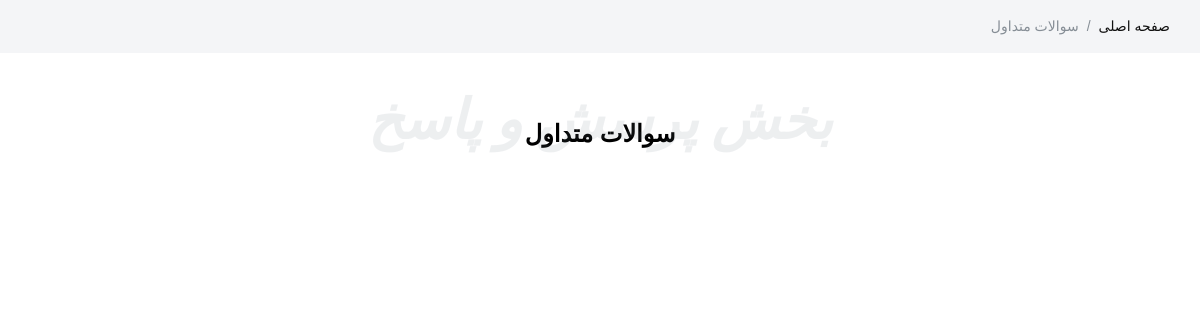
/question-common, run on an earlier commit of the app's database.
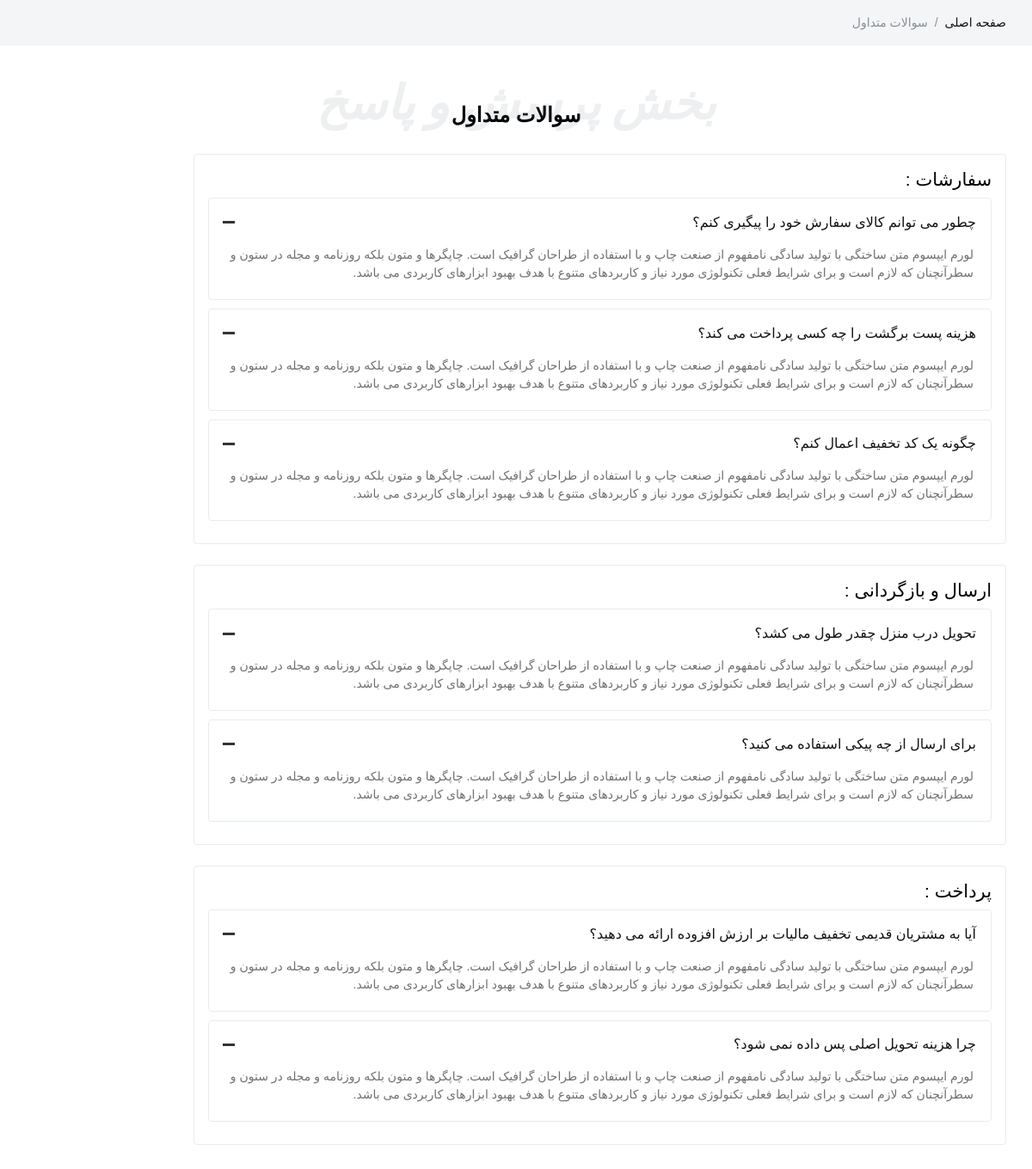
And on a later commit of the database.
### site_setting/models.py (models this page shows, shortened)
class QuestionCommonGroup(models.Model):
    title = models.CharField(max_length=200, verbose_name='عنوان')
    class Meta:
        verbose_name = 'دسته بندی سوالات متداول'
        verbose_name_plural = 'دسته بندی های سوالات متداول'

class QuestionCommon(models.Model):
    question = models.CharField(max_length=200, verbose_name='سوال')
    response = models.TextField(verbose_name='پاسخ')
    question_common_group = models.ForeignKey(to=QuestionCommonGroup, null=True, blank=True, on_delete=models.CASCADE, verbose_name='دسته بندی')
    is_active = models.BooleanField(default=True, verbose_name='فعال / غیرفعال')
    class Meta:
        verbose_name = 'سوال متداول'
        verbose_name_plural = 'سوالات متداول'

### base/views.py (the view)
# urls.py: path('question-common', views.question_common_view, name='question_common_page_view'),
def question_common_view(request: HttpRequest):
    question_common_group = QuestionCommonGroup.objects.all()
    context = {
        'question_common_group': question_common_group,
    }
    return render(request, 'base/questions-common.html', context=context)

### base/templatetags/layout_items.py (called while the page is built)
@register.inclusion_tag('base/site-login-component.html', takes_context=True)
def site_login_component(context):
    login_form = LoginForm()
    return {
        'login_form': login_form,
        'context': context
    }

@register.inclusion_tag('base/site-search-component.html')
def site_search_component():
    return

### base/templates/base/questions-common.html (shortened to what this page needs)
{% extends 'shared/layout.html' %}
{% load static %}
{% block content %}
    <div class="gray py-3">
        <div class="container">
            <div class="row">
                <div class="colxl-12 col-lg-12 col-md-12">
                    <nav aria-label="breadcrumb text-right">
                        <ol class="breadcrumb">
                            <li class="breadcrumb-item"><a href="{% url 'home_page_view' %}">صفحه اصلی</a></li>
                            <li class="breadcrumb-item active" aria-current="page">سوالات متداول</li>
                        </ol>
                    </nav>
                </div>
            </div>
        </div>
    </div>
    <section class="middle">
        <div class="container">
            <div class="row justify-content-center">
                <div class="col-xl-12 col-lg-12 col-md-12 col-sm-12">
                    <div class="sec_title position-relative text-center">
                        <h2 class="off_title">بخش پرسش و پاسخ</h2>
                        <h3 class="ft-bold pt-3">سوالات متداول</h3>
                    </div>
                </div>
            </div>
            <div class="row align-items-center justify-content-between">
                <div class="col-xl-10 col-lg-11 col-md-12 col-sm-12">
                    {% for group in question_common_group %}
                    <div class="d-block position-relative border rounded py-3 px-3 mb-4">
                        <h4 class="ft-medium">{{ group.title }} :</h4>
                        <div id="accordion" class="accordion">
                            {% for question in group.questioncommon_set.all %}
                            <div class="card">
                                <div class="card-header" id="h1">
                                    <h5 class="mb-0">
                                        <button class="btn btn-link" data-toggle="collapse" data-target="#ord1"
                                                aria-expanded="true" aria-controls="ord1">
                                            {{ question.question }}
                                        </button>
                                    </h5>
                                </div>
                                <div id="ord1" class="collapse show" aria-labelledby="h1" data-parent="#accordion">
                                    <div class="card-body">
                                        {{ question.response }}
                                    </div>
                                </div>
                            </div>
                            {% endfor %}
                        </div>
                    </div>
                    {% endfor %}
                </div>
            </div>
        </div>
    </section>
{% endblock %}

### templates/shared/layout.html (shortened to what this page needs)
{% load layout_items %}
{% load render_partial %}
{% load static %}
<!DOCTYPE html>
<html lang="fa" dir="rtl">
<head>
    <link href="{% static 'css/styles.css' %}" rel="stylesheet">
</head>
<body>
{% block content %}{% endblock %}
</body>
</html>

### base/templates/base/site-search-component.html (shortened to what this page needs)
{% load layout_items %}
{% load static %}

### base/templates/base/site-login-component.html (shortened to what this page needs)
{% load layout_items %}
{% load static %}

### templates/shared/footer-references.html (shortened to what this page needs)
{% load static %}

What changed in the data, as far as the page shows it:
added QuestionCommonGroup: title "سفارشات"
added QuestionCommon: question "چطور می توانم کالای سفارش خود را پیگیری کنم؟", response "لورم ایپسوم متن ساختگی با تولید سادگی نامفهوم از صنعت چاپ و با استفاده از طراحان گرافیک است. چاپگرها و متون بلکه روزنامه و مجله در ستون و سطرآنچنان که لازم است و برای شرایط فعلی تکنولوژی مورد نیاز و کاربردهای متنوع با هدف بهبود ابزارهای کاربردی می باشد.", shown under "سفارشات"
added QuestionCommon: question "هزینه پست برگشت را چه کسی پرداخت می کند؟", response "لورم ایپسوم متن ساختگی با تولید سادگی نامفهوم از صنعت چاپ و با استفاده از طراحان گرافیک است. چاپگرها و متون بلکه روزنامه و مجله در ستون و سطرآنچنان که لازم است و برای شرایط فعلی تکنولوژی مورد نیاز و کاربردهای متنوع با هدف بهبود ابزارهای کاربردی می باشد.", shown under "سفارشات"
added QuestionCommon: question "چگونه یک کد تخفیف اعمال کنم؟", response "لورم ایپسوم متن ساختگی با تولید سادگی نامفهوم از صنعت چاپ و با استفاده از طراحان گرافیک است. چاپگرها و متون بلکه روزنامه و مجله در ستون و سطرآنچنان که لازم است و برای شرایط فعلی تکنولوژی مورد نیاز و کاربردهای متنوع با هدف بهبود ابزارهای کاربردی می باشد.", shown under "سفارشات"
added QuestionCommonGroup: title "ارسال و بازگردانی"
added QuestionCommon: question "تحویل درب منزل چقدر طول می کشد؟", response "لورم ایپسوم متن ساختگی با تولید سادگی نامفهوم از صنعت چاپ و با استفاده از طراحان گرافیک است. چاپگرها و متون بلکه روزنامه و مجله در ستون و سطرآنچنان که لازم است و برای شرایط فعلی تکنولوژی مورد نیاز و کاربردهای متنوع با هدف بهبود ابزارهای کاربردی می باشد.", shown under "ارسال و بازگردانی"
added QuestionCommon: question "برای ارسال از چه پیکی استفاده می کنید؟", response "لورم ایپسوم متن ساختگی با تولید سادگی نامفهوم از صنعت چاپ و با استفاده از طراحان گرافیک است. چاپگرها و متون بلکه روزنامه و مجله در ستون و سطرآنچنان که لازم است و برای شرایط فعلی تکنولوژی مورد نیاز و کاربردهای متنوع با هدف بهبود ابزارهای کاربردی می باشد.", shown under "ارسال و بازگردانی"
added QuestionCommonGroup: title "پرداخت"
added QuestionCommon: question "آیا به مشتریان قدیمی تخفیف مالیات بر ارزش افزوده ارائه می دهید؟", response "لورم ایپسوم متن ساختگی با تولید سادگی نامفهوم از صنعت چاپ و با استفاده از طراحان گرافیک است. چاپگرها و متون بلکه روزنامه و مجله در ستون و سطرآنچنان که لازم است و برای شرایط فعلی تکنولوژی مورد نیاز و کاربردهای متنوع با هدف بهبود ابزارهای کاربردی می باشد.", shown under "پرداخت"
added QuestionCommon: question "چرا هزینه تحویل اصلی پس داده نمی شود؟", response "لورم ایپسوم متن ساختگی با تولید سادگی نامفهوم از صنعت چاپ و با استفاده از طراحان گرافیک است. چاپگرها و متون بلکه روزنامه و مجله در ستون و سطرآنچنان که لازم است و برای شرایط فعلی تکنولوژی مورد نیاز و کاربردهای متنوع با هدف بهبود ابزارهای کاربردی می باشد.", shown under "پرداخت"
